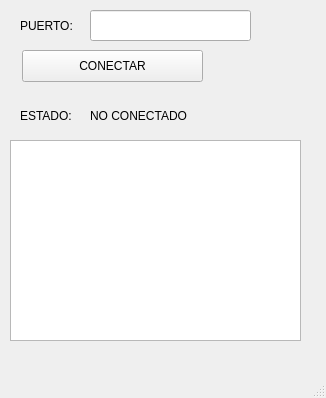
<?xml version="1.0" encoding="UTF-8"?>
<ui version="4.0">
 <class>MainWindow</class>
 <widget class="QMainWindow" name="MainWindow">
  <property name="geometry">
   <rect>
    <x>0</x>
    <y>0</y>
    <width>326</width>
    <height>398</height>
   </rect>
  </property>
  <property name="windowTitle">
   <string>MainWindow</string>
  </property>
  <widget class="QWidget" name="centralwidget">
   <widget class="QPushButton" name="btn_accion">
    <property name="geometry">
     <rect>
      <x>22</x>
      <y>50</y>
      <width>181</width>
      <height>32</height>
     </rect>
    </property>
    <property name="text">
     <string>CONECTAR</string>
    </property>
   </widget>
   <widget class="QLineEdit" name="txt_puerto">
    <property name="geometry">
     <rect>
      <x>90</x>
      <y>10</y>
      <width>161</width>
      <height>31</height>
     </rect>
    </property>
    <property name="text">
     <string/>
    </property>
   </widget>
   <widget class="QLabel" name="label">
    <property name="geometry">
     <rect>
      <x>20</x>
      <y>10</y>
      <width>61</width>
      <height>31</height>
     </rect>
    </property>
    <property name="text">
     <string>PUERTO:</string>
    </property>
   </widget>
   <widget class="QLabel" name="label_2">
    <property name="geometry">
     <rect>
      <x>20</x>
      <y>100</y>
      <width>61</width>
      <height>31</height>
     </rect>
    </property>
    <property name="text">
     <string>ESTADO:</string>
    </property>
   </widget>
   <widget class="QLabel" name="txt_estado">
    <property name="geometry">
     <rect>
      <x>90</x>
      <y>100</y>
      <width>151</width>
      <height>31</height>
     </rect>
    </property>
    <property name="text">
     <string>NO CONECTADO</string>
    </property>
   </widget>
   <widget class="QListWidget" name="lw_datos">
    <property name="geometry">
     <rect>
      <x>10</x>
      <y>140</y>
      <width>291</width>
      <height>201</height>
     </rect>
    </property>
   </widget>
  </widget>
  <widget class="QMenuBar" name="menubar">
   <property name="geometry">
    <rect>
     <x>0</x>
     <y>0</y>
     <width>326</width>
     <height>26</height>
    </rect>
   </property>
  </widget>
  <widget class="QStatusBar" name="statusbar"/>
 </widget>
 <resources/>
 <connections/>
</ui>
